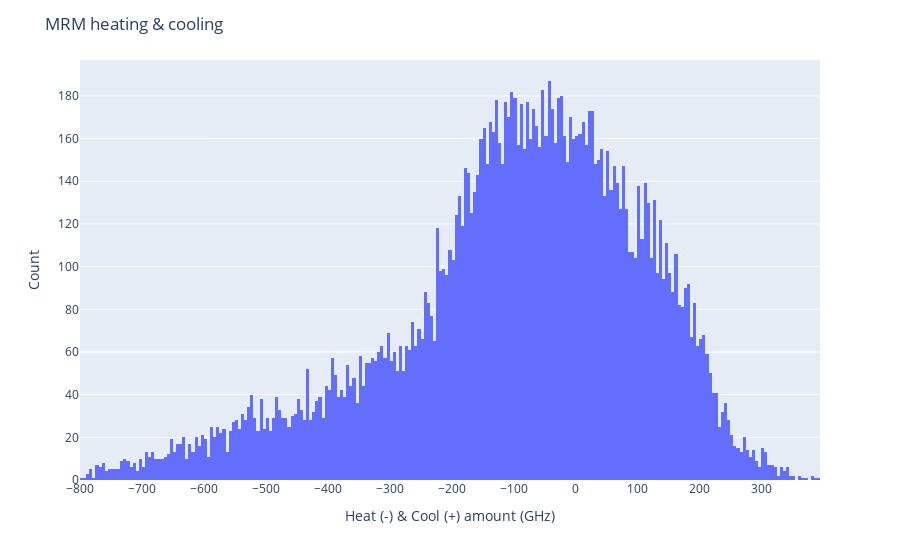
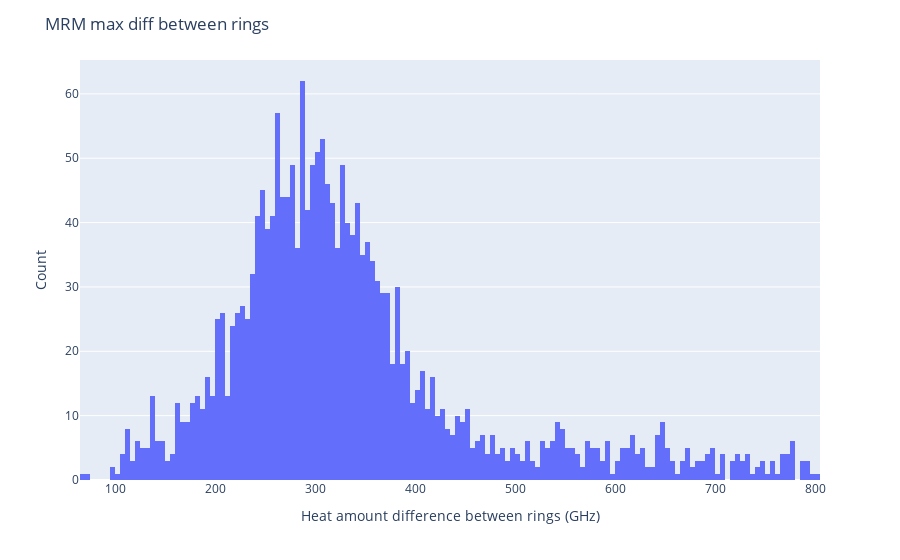
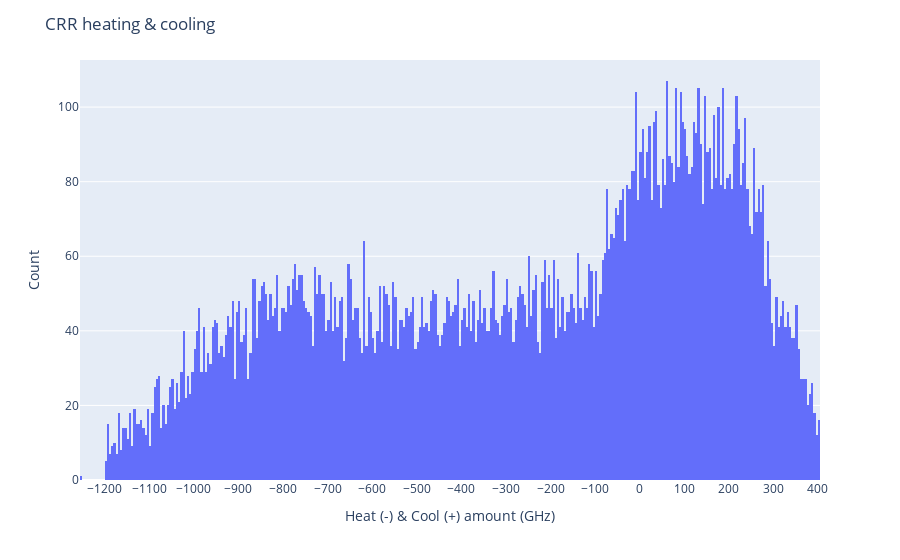
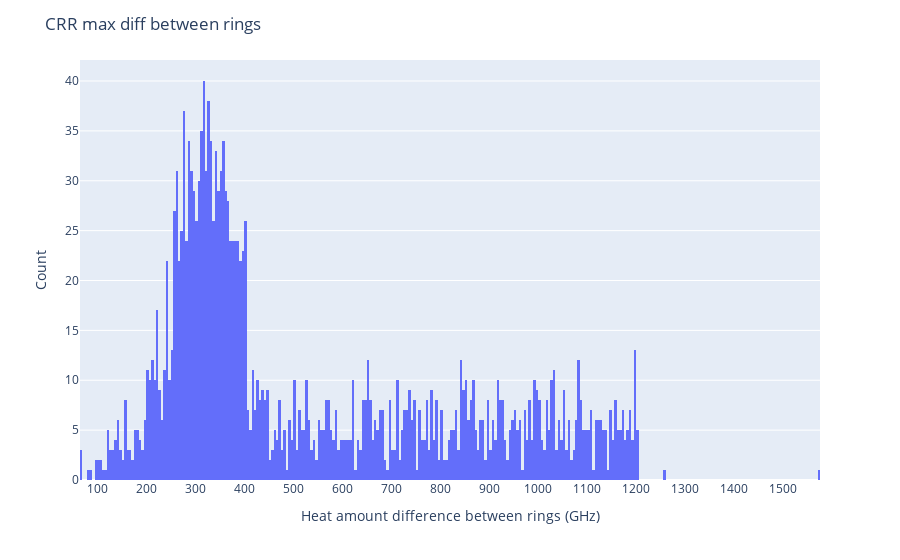

Notebook source saved alongside these figures, in order:
### Code cell
# Now plot the results of the Monte Carlo runs
import plotly.express as px

# Plot MRM
# Heat and cool amount
fig = px.histogram(np.array(trial_results_mrm[range(NUM_OF_LASERS)]).reshape(-1))  # turn into a vector to wash out the ring number
fig.update_traces(xbins_size = STEP_SIZE)
fig.update_layout(xaxis_title="Heat (-) & Cool (+) amount (GHz)", yaxis_title="Count", title="MRM heating & cooling", showlegend=False)
tick_size = 100
fig.update_layout(
    xaxis = dict(
        tickmode = 'array',
        tickvals = list(range(-MRM_FSR, MRM_FSR+tick_size, tick_size))
    )
)
fig.show()
fig.write_image(f"mrm_heating_{MRM_FREQ_UNCERTAINTY}GHz.png", height=450, width=1089)

# Plot the maximum differences
fig = px.histogram(trial_results_mrm, x="max_diff")  # turn into a vector to wash out the ring number
fig.update_traces(xbins_size = STEP_SIZE)
fig.update_layout(xaxis_title="Heat amount difference between rings (GHz)", yaxis_title="Count", title="MRM max diff between rings", showlegend=False)
tick_size = 100
fig.update_layout(
    xaxis = dict(
        tickmode = 'array',
        tickvals = list(range(0, 2*MRM_FSR+tick_size, tick_size))
    )
)
fig.show()
fig.write_image(f"mrm_diff_{MRM_FREQ_UNCERTAINTY}GHz.png", height=450, width=1089)

# Plot CRR
# Heat and cool amount
fig = px.histogram(np.array(trial_results_crr[range(NUM_OF_LASERS)]).reshape(-1))  # turn into a vector to wash out the ring number
fig.update_traces(xbins_size = STEP_SIZE)
fig.update_layout(xaxis_title="Heat (-) & Cool (+) amount (GHz)", yaxis_title="Count", title="CRR heating & cooling", showlegend=False)
tick_size = 100
fig.update_layout(
    xaxis = dict(
        tickmode = 'array',
        tickvals = list(range(-CRR_FSR, CRR_FSR+tick_size, tick_size))
    )
)
fig.show()
fig.write_image(f"crr_heating_{CRR_FREQ_UNCERTAINTY}GHz.png", height=450, width=1089)

# Plot the maximum differences
fig = px.histogram(trial_results_crr, x="max_diff")  # turn into a vector to wash out the ring number
fig.update_traces(xbins_size = STEP_SIZE)
fig.update_layout(xaxis_title="Heat amount difference between rings (GHz)", yaxis_title="Count", title="CRR max diff between rings", showlegend=False)
tick_size = 100
fig.update_layout(
    xaxis = dict(
        tickmode = 'array',
        tickvals = list(range(0, 2*CRR_FSR+tick_size, tick_size))
    )
)
fig.show()
fig.write_image(f"crr_diff_{CRR_FREQ_UNCERTAINTY}GHz.png", height=450, width=1089)

### Figure 1 — Plotly figure (JSON) as saved in the notebook; plotly's stock layout.template omitted (floating-point values rounded to 4 significant figures; data arrays with more than 128 entries replaced by an {"elided": "..."} marker saying what was removed)
{"data": [{"alignmentgroup": "True", "bingroup": "x", "hovertemplate": "variable=0<br>value=%{x}<br>count=%{y}<extra></extra>", "legendgroup": "0", "marker": {"color": "#636efa", "pattern": {"shape": ""}}, "name": "0", "offsetgroup": "0", "orientation": "v", "showlegend": true, "type": "histogram", "x": {"elided": "16008 int values"}, "xaxis": "x", "xbins": {"size": 5}, "yaxis": "y"}], "layout": {"barmode": "relative", "legend": {"title": {"text": "variable"}, "tracegroupgap": 0}, "margin": {"t": 60}, "showlegend": false, "title": {"text": "MRM heating & cooling"}, "xaxis": {"anchor": "y", "domain": [0, 1], "tickmode": "array", "tickvals": [-1800, -1700, -1600, -1500, -1400, -1300, -1200, -1100, -1000, -900, -800, -700, -600, -500, -400, -300, -200, -100, 0, 100, 200, 300, 400, 500, 600, 700, 800, 900, 1000, 1100, 1200, 1300, 1400, 1500, 1600, 1700, 1800], "title": {"text": "Heat (-) & Cool (+) amount (GHz)"}}, "yaxis": {"anchor": "x", "domain": [0, 1], "title": {"text": "Count"}}}}

### Figure 2 — Plotly figure (JSON) as saved in the notebook; plotly's stock layout.template omitted (floating-point values rounded to 4 significant figures; data arrays with more than 128 entries replaced by an {"elided": "..."} marker saying what was removed)
{"data": [{"alignmentgroup": "True", "bingroup": "x", "hovertemplate": "max_diff=%{x}<br>count=%{y}<extra></extra>", "legendgroup": "", "marker": {"color": "#636efa", "pattern": {"shape": ""}}, "name": "", "offsetgroup": "", "orientation": "v", "showlegend": false, "type": "histogram", "x": {"elided": "2001 int values"}, "xaxis": "x", "xbins": {"size": 5}, "yaxis": "y"}], "layout": {"barmode": "relative", "legend": {"tracegroupgap": 0}, "margin": {"t": 60}, "showlegend": false, "title": {"text": "MRM max diff between rings"}, "xaxis": {"anchor": "y", "domain": [0, 1], "tickmode": "array", "tickvals": [0, 100, 200, 300, 400, 500, 600, 700, 800, 900, 1000, 1100, 1200, 1300, 1400, 1500, 1600, 1700, 1800, 1900, 2000, 2100, 2200, 2300, 2400, 2500, 2600, 2700, 2800, 2900, 3000, 3100, 3200, 3300, 3400, 3500, 3600], "title": {"text": "Heat amount difference between rings (GHz)"}}, "yaxis": {"anchor": "x", "domain": [0, 1], "title": {"text": "Count"}}}}

### Figure 3 — Plotly figure (JSON) as saved in the notebook; plotly's stock layout.template omitted (floating-point values rounded to 4 significant figures; data arrays with more than 128 entries replaced by an {"elided": "..."} marker saying what was removed)
{"data": [{"alignmentgroup": "True", "bingroup": "x", "hovertemplate": "variable=0<br>value=%{x}<br>count=%{y}<extra></extra>", "legendgroup": "0", "marker": {"color": "#636efa", "pattern": {"shape": ""}}, "name": "0", "offsetgroup": "0", "orientation": "v", "showlegend": true, "type": "histogram", "x": {"elided": "16008 int values"}, "xaxis": "x", "xbins": {"size": 5}, "yaxis": "y"}], "layout": {"barmode": "relative", "legend": {"title": {"text": "variable"}, "tracegroupgap": 0}, "margin": {"t": 60}, "showlegend": false, "title": {"text": "CRR heating & cooling"}, "xaxis": {"anchor": "y", "domain": [0, 1], "tickmode": "array", "tickvals": [-1800, -1700, -1600, -1500, -1400, -1300, -1200, -1100, -1000, -900, -800, -700, -600, -500, -400, -300, -200, -100, 0, 100, 200, 300, 400, 500, 600, 700, 800, 900, 1000, 1100, 1200, 1300, 1400, 1500, 1600, 1700, 1800], "title": {"text": "Heat (-) & Cool (+) amount (GHz)"}}, "yaxis": {"anchor": "x", "domain": [0, 1], "title": {"text": "Count"}}}}

### Figure 4 — Plotly figure (JSON) as saved in the notebook; plotly's stock layout.template omitted (floating-point values rounded to 4 significant figures; data arrays with more than 128 entries replaced by an {"elided": "..."} marker saying what was removed)
{"data": [{"alignmentgroup": "True", "bingroup": "x", "hovertemplate": "max_diff=%{x}<br>count=%{y}<extra></extra>", "legendgroup": "", "marker": {"color": "#636efa", "pattern": {"shape": ""}}, "name": "", "offsetgroup": "", "orientation": "v", "showlegend": false, "type": "histogram", "x": {"elided": "2001 int values"}, "xaxis": "x", "xbins": {"size": 5}, "yaxis": "y"}], "layout": {"barmode": "relative", "legend": {"tracegroupgap": 0}, "margin": {"t": 60}, "showlegend": false, "title": {"text": "CRR max diff between rings"}, "xaxis": {"anchor": "y", "domain": [0, 1], "tickmode": "array", "tickvals": [0, 100, 200, 300, 400, 500, 600, 700, 800, 900, 1000, 1100, 1200, 1300, 1400, 1500, 1600, 1700, 1800, 1900, 2000, 2100, 2200, 2300, 2400, 2500, 2600, 2700, 2800, 2900, 3000, 3100, 3200, 3300, 3400, 3500, 3600], "title": {"text": "Heat amount difference between rings (GHz)"}}, "yaxis": {"anchor": "x", "domain": [0, 1], "title": {"text": "Count"}}}}
